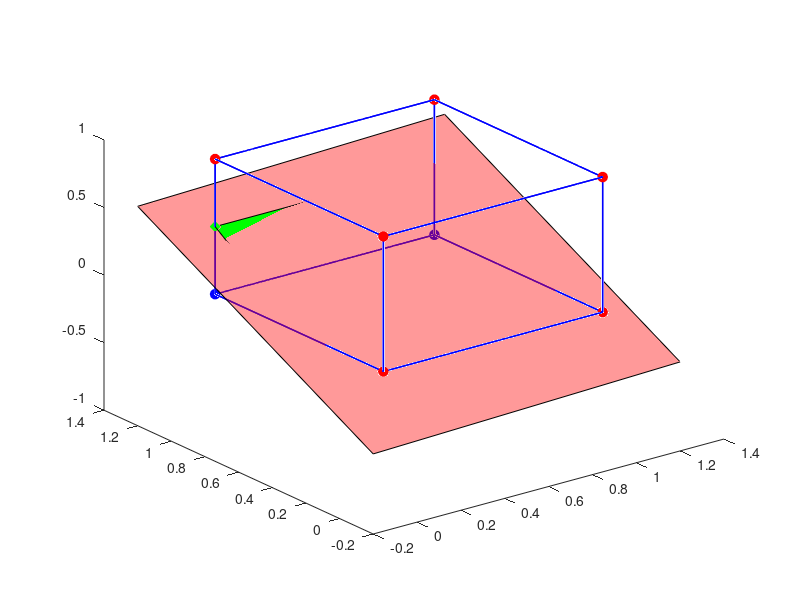

Source code (MATLAB):
%  This file is part of the Interface Reconstruction Library (IRL),
%  a library for interface reconstruction and computational geometry operations.
%
%  Copyright (C) 2019 Robert Chiodi <robert.chiodi@gmail.com>
%
%  This Source Code Form is subject to the terms of the Mozilla Public
%  License, v. 2.0. If a copy of the MPL was not distributed with this
%  file, You can obtain one at https://mozilla.org/MPL/2.0/.

clear all;
close all;

% Create unit cube
x=[0,1];
y=[0,1];
z=[0,1];
G=zeros(2,2,2);
visualize=0;
% If changing this point ordering, also need to change "faces"
% for visualization AND the edges (e1,e2) pairs when looking
% for brute force intersections
    pt=zeros(4,8);
    i=1; j=1; k=1; n=0;
    pt(1,1) = x(2); pt(2,1) = y(1); pt(3,1) = z(1);
    pt(1,2) = x(2); pt(2,2) = y(2); pt(3,2) = z(1); 
    pt(1,3) = x(2); pt(2,3) = y(2); pt(3,3) = z(2);
    pt(1,4) = x(2); pt(2,4) = y(1); pt(3,4) = z(2);
    pt(1,5) = x(1); pt(2,5) = y(1); pt(3,5) = z(1);
    pt(1,6) = x(1); pt(2,6) = y(2); pt(3,6) = z(1);
    pt(1,7) = x(1); pt(2,7) = y(2); pt(3,7) = z(2);
    pt(1,8) = x(1); pt(2,8) = y(1); pt(3,8) = z(2);

% Data to tabulate
table_done=zeros(1,256);
table_ninterp(1:256)=-1;
table_v(1:256,1:2,1:6)=0;

% Outer loop here - note that we have only 104 cases/256 in the presence of
% a single plane (see Boolean threshold functions)
while sum(table_done)<104

    % Create random plane
    theta1=random('unif',0,2*pi);
    theta2=random('unif',0,2*pi);
    [nplic(1),nplic(2),nplic(3)]=sph2cart(theta1,theta2,1.0);
    d=random('unif',-2,2);

    % Create 8 vertices with distance
    for n = 1:8
         pt(4,n)=nplic(1)*pt(1,n)+nplic(2)*pt(2,n)+nplic(3)*pt(3,n)-d;
        % It seems that angle calculation can cause problems - let
        % us avoid limit cases!
        if pt(4,n)>= 0
            pt(4,n)=1;
        else
            pt(4,n)=-1;
        end
    end
    
    % Hardcode a testcase
    %pt(4,1)=+8.2362171793863986E-003;
    %pt(4,2)=-1.7655694733176949E-002;
    %pt(4,3)=+2.5733971249896709E-002;
    %pt(4,4)=-1.5794066266663909E-004;
    %pt(4,5)=+8.2362171793863986E-003;
    %pt(4,6)=-1.7655694733176949E-002;
    %pt(4,7)=+2.5733971249896709E-002;
    %pt(4,8)=-1.5794066266663909E-004;
    
    % Create cube index
    iplic=1;
    for n=1:8
        if pt(4,n)>=0
            iplic=iplic+2^(n-1);
        end
    end

    % Work only if case was not treated already
    if table_done(iplic)==0
        
        % Test bogus case
        if iplic==222
            visualize=1;
        end
        
        % Display the problem
        for n=1:8
            vertices(n,1:3)=pt(1:3,n);
        end
        faces=[1 2 3 4; 5 6 7 8; 1 5 6 2; 4 3 7 8; 1 4 8 5; 2 6 7 3];
        if visualize==1
            patch('Vertices',vertices,'Faces',faces,'EdgeColor','blue','FaceColor','none','LineWidth',1)%,'Marker','o','MarkerEdgeColor','red','MarkerFaceColor','red','MarkerSize',10)
            hold on
            for n=1:8
                if pt(4,n)>=0
                    scatter3(vertices(n,1),vertices(n,2),vertices(n,3),50,'red' ,'o','MarkerEdgeColor' ,'red','MarkerFaceColor','red' )
                else
                    scatter3(vertices(n,1),vertices(n,2),vertices(n,3),50,'blue','o','MarkerEdgeColor','blue','MarkerFaceColor','blue')
                end
            end
            surfx=[1.2 -0.2 -0.2 1.2]; surfy=[1.2 1.2 -0.2 -0.2]; surfz=-1/nplic(3)*(nplic(1)*surfx+nplic(2)*surfy-d);
            fill3(surfx,surfy,surfz,'red','FaceAlpha',0.4)
        end

        % We now will bruteforce create all intersections
        clear v1;
        clear v2;
        clear myp;
        ninterp=0;
        e1=1; e2=2;
        if pt(4,e1)*pt(4,e2)<=0
            ninterp=ninterp+1;v1(ninterp)=e1;v2(ninterp)=e2;
            mu=min(1,max(0,-pt(4,e1)/((abs(pt(4,e2)-pt(4,e1))+realmin)*sign(pt(4,e2)-pt(4,e1)))));
            myp(ninterp,1)=(1-mu)*pt(1,e1)+mu*pt(1,e2);myp(ninterp,2)=(1-mu)*pt(2,e1)+mu*pt(2,e2);myp(ninterp,3)=(1-mu)*pt(3,e1)+mu*pt(3,e2);
            if visualize==1
                scatter3(myp(ninterp,1),myp(ninterp,2),myp(ninterp,3),50,'green','d','MarkerEdgeColor','green','MarkerFaceColor','green')
            end
        end
        e1=2; e2=3;
        if pt(4,e1)*pt(4,e2)<=0
            ninterp=ninterp+1;v1(ninterp)=e1;v2(ninterp)=e2;
            mu=min(1,max(0,-pt(4,e1)/((abs(pt(4,e2)-pt(4,e1))+realmin)*sign(pt(4,e2)-pt(4,e1)))));
            myp(ninterp,1)=(1-mu)*pt(1,e1)+mu*pt(1,e2);myp(ninterp,2)=(1-mu)*pt(2,e1)+mu*pt(2,e2);myp(ninterp,3)=(1-mu)*pt(3,e1)+mu*pt(3,e2);
            if visualize==1
                scatter3(myp(ninterp,1),myp(ninterp,2),myp(ninterp,3),50,'green','d','MarkerEdgeColor','green','MarkerFaceColor','green')
            end
        end
        e1=3; e2=4;
        if pt(4,e1)*pt(4,e2)<=0
            ninterp=ninterp+1;v1(ninterp)=e1;v2(ninterp)=e2;
            mu=min(1,max(0,-pt(4,e1)/((abs(pt(4,e2)-pt(4,e1))+realmin)*sign(pt(4,e2)-pt(4,e1)))));
            myp(ninterp,1)=(1-mu)*pt(1,e1)+mu*pt(1,e2);myp(ninterp,2)=(1-mu)*pt(2,e1)+mu*pt(2,e2);myp(ninterp,3)=(1-mu)*pt(3,e1)+mu*pt(3,e2);
            if visualize==1
                scatter3(myp(ninterp,1),myp(ninterp,2),myp(ninterp,3),50,'green','d','MarkerEdgeColor','green','MarkerFaceColor','green')
            end
        end
        e1=4; e2=1;
        if pt(4,e1)*pt(4,e2)<=0
            ninterp=ninterp+1;v1(ninterp)=e1;v2(ninterp)=e2;
            mu=min(1,max(0,-pt(4,e1)/((abs(pt(4,e2)-pt(4,e1))+realmin)*sign(pt(4,e2)-pt(4,e1)))));
            myp(ninterp,1)=(1-mu)*pt(1,e1)+mu*pt(1,e2);myp(ninterp,2)=(1-mu)*pt(2,e1)+mu*pt(2,e2);myp(ninterp,3)=(1-mu)*pt(3,e1)+mu*pt(3,e2);
            if visualize==1
                scatter3(myp(ninterp,1),myp(ninterp,2),myp(ninterp,3),50,'green','d','MarkerEdgeColor','green','MarkerFaceColor','green')
            end
        end
        e1=5; e2=6;
        if pt(4,e1)*pt(4,e2)<=0
            ninterp=ninterp+1;v1(ninterp)=e1;v2(ninterp)=e2;
            mu=min(1,max(0,-pt(4,e1)/((abs(pt(4,e2)-pt(4,e1))+realmin)*sign(pt(4,e2)-pt(4,e1)))));
            myp(ninterp,1)=(1-mu)*pt(1,e1)+mu*pt(1,e2);myp(ninterp,2)=(1-mu)*pt(2,e1)+mu*pt(2,e2);myp(ninterp,3)=(1-mu)*pt(3,e1)+mu*pt(3,e2);
            if visualize==1
                scatter3(myp(ninterp,1),myp(ninterp,2),myp(ninterp,3),50,'green','d','MarkerEdgeColor','green','MarkerFaceColor','green')
            end
        end
        e1=6; e2=7;
        if pt(4,e1)*pt(4,e2)<=0
            ninterp=ninterp+1;v1(ninterp)=e1;v2(ninterp)=e2;
            mu=min(1,max(0,-pt(4,e1)/((abs(pt(4,e2)-pt(4,e1))+realmin)*sign(pt(4,e2)-pt(4,e1)))));
            myp(ninterp,1)=(1-mu)*pt(1,e1)+mu*pt(1,e2);myp(ninterp,2)=(1-mu)*pt(2,e1)+mu*pt(2,e2);myp(ninterp,3)=(1-mu)*pt(3,e1)+mu*pt(3,e2);
            if visualize==1
                scatter3(myp(ninterp,1),myp(ninterp,2),myp(ninterp,3),50,'green','d','MarkerEdgeColor','green','MarkerFaceColor','green')
            end
        end
        e1=7; e2=8;
        if pt(4,e1)*pt(4,e2)<=0
            ninterp=ninterp+1;v1(ninterp)=e1;v2(ninterp)=e2;
            mu=min(1,max(0,-pt(4,e1)/((abs(pt(4,e2)-pt(4,e1))+realmin)*sign(pt(4,e2)-pt(4,e1)))));
            myp(ninterp,1)=(1-mu)*pt(1,e1)+mu*pt(1,e2);myp(ninterp,2)=(1-mu)*pt(2,e1)+mu*pt(2,e2);myp(ninterp,3)=(1-mu)*pt(3,e1)+mu*pt(3,e2);
            if visualize==1
                scatter3(myp(ninterp,1),myp(ninterp,2),myp(ninterp,3),50,'green','d','MarkerEdgeColor','green','MarkerFaceColor','green')
            end
        end
        e1=8; e2=5;
        if pt(4,e1)*pt(4,e2)<=0
            ninterp=ninterp+1;v1(ninterp)=e1;v2(ninterp)=e2;
            mu=min(1,max(0,-pt(4,e1)/((abs(pt(4,e2)-pt(4,e1))+realmin)*sign(pt(4,e2)-pt(4,e1)))));
            myp(ninterp,1)=(1-mu)*pt(1,e1)+mu*pt(1,e2);myp(ninterp,2)=(1-mu)*pt(2,e1)+mu*pt(2,e2);myp(ninterp,3)=(1-mu)*pt(3,e1)+mu*pt(3,e2);
            if visualize==1
                scatter3(myp(ninterp,1),myp(ninterp,2),myp(ninterp,3),50,'green','d','MarkerEdgeColor','green','MarkerFaceColor','green')
            end
        end
        e1=1; e2=5;
        if pt(4,e1)*pt(4,e2)<=0
            ninterp=ninterp+1;v1(ninterp)=e1;v2(ninterp)=e2;
            mu=min(1,max(0,-pt(4,e1)/((abs(pt(4,e2)-pt(4,e1))+realmin)*sign(pt(4,e2)-pt(4,e1)))));
            myp(ninterp,1)=(1-mu)*pt(1,e1)+mu*pt(1,e2);myp(ninterp,2)=(1-mu)*pt(2,e1)+mu*pt(2,e2);myp(ninterp,3)=(1-mu)*pt(3,e1)+mu*pt(3,e2);
            if visualize==1
                scatter3(myp(ninterp,1),myp(ninterp,2),myp(ninterp,3),50,'green','d','MarkerEdgeColor','green','MarkerFaceColor','green')
            end
        end
        e1=2; e2=6;
        if pt(4,e1)*pt(4,e2)<=0
            ninterp=ninterp+1;v1(ninterp)=e1;v2(ninterp)=e2;
            mu=min(1,max(0,-pt(4,e1)/((abs(pt(4,e2)-pt(4,e1))+realmin)*sign(pt(4,e2)-pt(4,e1)))));
            myp(ninterp,1)=(1-mu)*pt(1,e1)+mu*pt(1,e2);myp(ninterp,2)=(1-mu)*pt(2,e1)+mu*pt(2,e2);myp(ninterp,3)=(1-mu)*pt(3,e1)+mu*pt(3,e2);
            if visualize==1
                scatter3(myp(ninterp,1),myp(ninterp,2),myp(ninterp,3),50,'green','d','MarkerEdgeColor','green','MarkerFaceColor','green')
            end
        end
        e1=4; e2=8;
        if pt(4,e1)*pt(4,e2)<=0
            ninterp=ninterp+1;v1(ninterp)=e1;v2(ninterp)=e2;
            mu=min(1,max(0,-pt(4,e1)/((abs(pt(4,e2)-pt(4,e1))+realmin)*sign(pt(4,e2)-pt(4,e1)))));
            myp(ninterp,1)=(1-mu)*pt(1,e1)+mu*pt(1,e2);myp(ninterp,2)=(1-mu)*pt(2,e1)+mu*pt(2,e2);myp(ninterp,3)=(1-mu)*pt(3,e1)+mu*pt(3,e2);
            if visualize==1
                scatter3(myp(ninterp,1),myp(ninterp,2),myp(ninterp,3),50,'green','d','MarkerEdgeColor','green','MarkerFaceColor','green')
            end
        end
        e1=3; e2=7;
        if pt(4,e1)*pt(4,e2)<=0
            ninterp=ninterp+1;v1(ninterp)=e1;v2(ninterp)=e2;
            mu=min(1,max(0,-pt(4,e1)/((abs(pt(4,e2)-pt(4,e1))+realmin)*sign(pt(4,e2)-pt(4,e1)))));
            myp(ninterp,1)=(1-mu)*pt(1,e1)+mu*pt(1,e2);myp(ninterp,2)=(1-mu)*pt(2,e1)+mu*pt(2,e2);myp(ninterp,3)=(1-mu)*pt(3,e1)+mu*pt(3,e2);
            if visualize==1
                scatter3(myp(ninterp,1),myp(ninterp,2),myp(ninterp,3),50,'green','d','MarkerEdgeColor','green','MarkerFaceColor','green')
            end
        end
        
        % Generate reordered polygon
        if (ninterp>0)
            % Correct order if needed
            clear myang;
            bary=1/ninterp*sum(myp,1);
            d1=myp(1,:)-bary;  d1=d1/norm(d1,2);
            d2=cross(nplic,d1);d2=d2/norm(d2,2);
            a(1)=dot(myp(1,:)-bary,d1);a(2)=dot(myp(1,:)-bary,d2);
            angref=atan2(a(2),a(1));angref=mod(angref+2*pi,2*pi);
            for n=1:ninterp
                b(1)=dot(myp(n,:)-bary,d1);b(2)=dot(myp(n,:)-bary,d2);
                myang(n)=atan2(b(2),b(1));
                myang(n)=mod(myang(n)-angref+4*pi,2*pi);
            end
            [sortedangle,myface]=sort(myang);
            % Display polygon
            if visualize==1
                patch('Vertices',myp,'Faces',myface,'FaceColor','green','EdgeColor','black','LineWidth',0.5)
            end
        end

        % Collect table
        table_done(iplic)=1;
        table_ninterp(iplic)=ninterp;
        for n=1:ninterp
            table_v(iplic,1,n)=v1(myface(n));
            table_v(iplic,2,n)=v2(myface(n));
        end
        display(sum(table_done));
        if visualize==1
            display(table_ninterp(iplic));
            display(table_v(iplic,1,:));
            display(table_v(iplic,2,:));
        end
        
    end

    % Turn off visualization
    visualize=0;
        
end

    % Now lets write all this out as a C lookup table
 i = 0;
 fprintf('\n constexpr int number_of_plane_intersections_with_cuboid[256] = { \n')
 for ca2 = 1:256
     i = i + 1;
             fprintf('%d, ',table_ninterp(ca2));
     if(i >= 16)
        fprintf('\n')
        i = 0;
     end
 end
 fprintf('};')
 
 fprintf('\n constexpr int cuboid_cut_vertices[256][2][6] = { \n')
 for ca2 = 1:256
     fprintf('{');
     for s = 1:2
         fprintf('{');
        for v = 1:6
            if(v < 6)
                fprintf('%d, ',table_v(ca2,s,v)-1);
            else
                fprintf('%d ',table_v(ca2,s,v)-1);
            end
        end
        if(s == 1)
            fprintf('}, ');
        end
        if(s == 2)
            fprintf('}');
        end
     end
     fprintf('}, \n');
 end
 fprintf('};\n')
